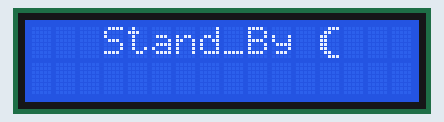
Simulated run of this sketch. Board: Arduino Uno, built with avr-gcc and run on an emulated ATmega328P. Shown: 16×2 character LCD.

Above: at 0.2 s.
At 1.7 s:
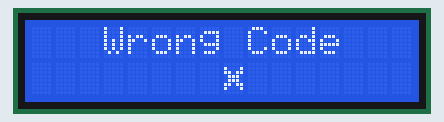
At 3.2 s:
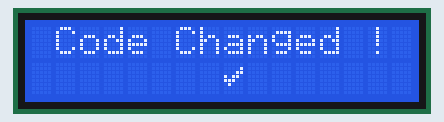
At 4.7 s:
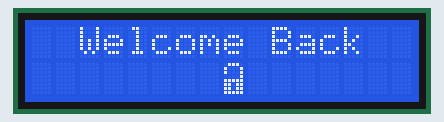

The sketch:

LCD_I2c_Custom_Character.ino
```cpp
#include <Adafruit_LiquidCrystal.h>

Adafruit_LiquidCrystal lcd(0);

byte S_Mode[] = {B00111, B01100, B11000, B11000, B11000, B11000, B01100, B00111};

byte O_Lock[] = {B01110, B10001, B10001, B00001, B11111, B11011, B11011, B11111};

byte wrong[] = {B00000, B10001, B11011, B01110, B01110, B11011, B10001, B00000};

byte Check[] = {B00000, B00001, B00011, B10110, B11100, B01000, B00000, B00000};

void setup()
{

  lcd.begin(16, 2);
  lcd.createChar(0, S_Mode);
  lcd.createChar(1, O_Lock);
  lcd.createChar(2, wrong);
  lcd.createChar(3, Check);
}

void loop()
{
  lcd_stdby();
  delay(1500);
  lcd_wrg();
  delay(1500);
  lcd_chk();
  delay(1500);
  lcd_olock();
  delay(1500);
}

void lcd_stdby()
{
  lcd.clear();
  lcd.setCursor(3, 0);
  lcd.print("Stand_By");             //Return to standby mode it's the message do display when waiting
  lcd.setCursor(12, 0);
  lcd.write(0);
}

void  lcd_wrg()
{
  lcd.clear();
  lcd.setCursor(3, 0);
  lcd.print("Wrong Code");
  lcd.setCursor(8, 1);
  lcd.write(2);
}

void  lcd_chk()
{
  lcd.clear();
  lcd.setCursor(1, 0);
  lcd.print("Code Changed !");
  lcd.setCursor(8, 1);
  lcd.write(3);
}

void  lcd_olock()
{
  lcd.clear();
  lcd.setCursor(2, 0);
  lcd.print("Welcome Back");
  lcd.setCursor(8, 1);
  lcd.write(1);
}
```

Measured:
- by itself, everything shown: repeats every 6.1 s, in 4 steps
- what the display in image 1 shows lasts 1.5 s, from 1.6 s to 3.1 s
